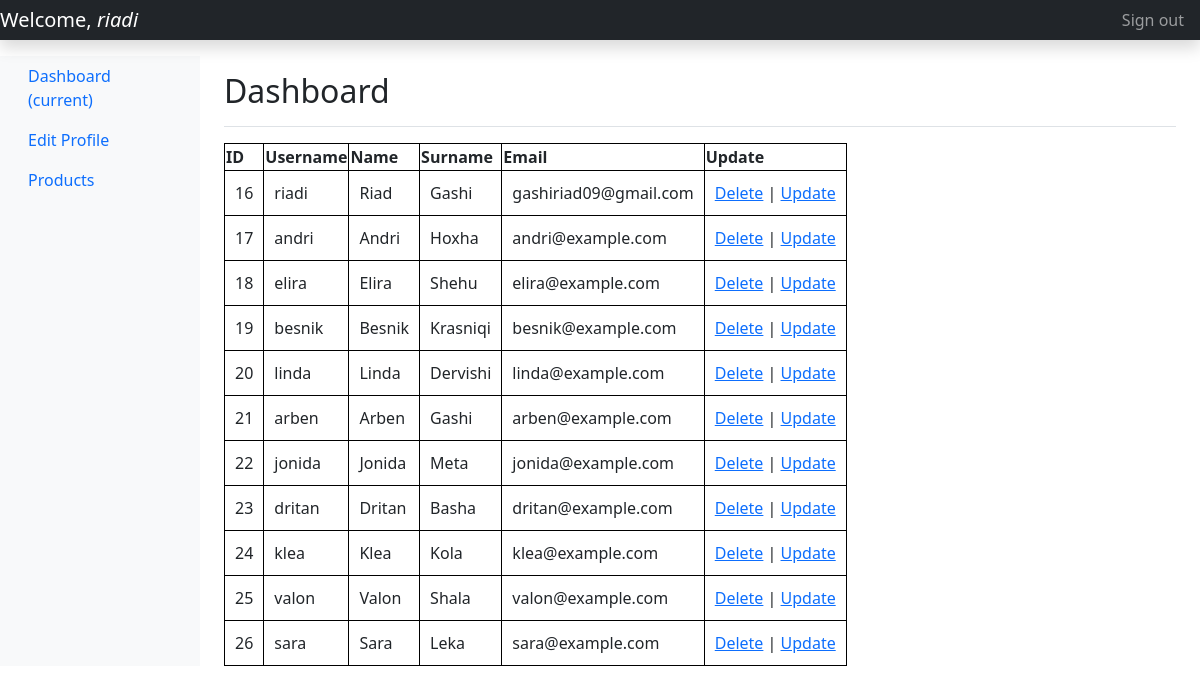
Page /dashboard.php (signed in) on the committed database.
### tables this page shows
CREATE TABLE `users` (
  `id` int(100) NOT NULL,
  `name` varchar(255) NOT NULL,
  `surname` varchar(255) NOT NULL,
  `username` varchar(255) NOT NULL,
  `email` varchar(255) NOT NULL,
  `password` varchar(255) NOT NULL
);

### dashboard.php (the view, shortened to what this page needs)
<?php
   include_once('include/config.php');
  $sql = "SELECT * FROM users";
  $selectUsers = $conn->prepare($sql);
  $selectUsers->execute();
  $users = $selectUsers->fetchAll();
?>
<?php include("include/header.php"); ?>
<nav class="navbar navbar-dark fixed-top bg-dark flex-md-nowrap p-0 shadow">
  <a class="navbar-brand col-sm-3 col-md-2 mr-0" href="#">Welcome, <i> <?php echo htmlspecialchars($_SESSION['username']); ?> </i></a>
  <ul class="navbar-nav px-3">
    <li class="nav-item text-nowrap">
      <a class="nav-link" href="logic/logout.php">Sign out</a>
    </li>
  </ul>
</nav>
<div class="container-fluid">
  <div class="row">
    <nav class="col-md-2 d-none d-md-block bg-light sidebar">
      <div class="sidebar-sticky">
        <ul class="nav flex-column">
          <li class="nav-item">
            <a class="nav-link active" href="dashboard.php">
              Dashboard <span class="sr-only">(current)</span>
            </a>
          </li>
          <li class="nav-item">
            <a class="nav-link" href="profile.php?id=<?= isset($_SESSION['user_id']) ? htmlspecialchars($_SESSION['user_id']) : '' ?>">
              Edit Profile
            </a>
          </li>
          <li class="nav-item">
            <a class="nav-link" href="profile.php?id=<?= isset($_SESSION['user_id']) ? htmlspecialchars($_SESSION['user_id']) : '' ?>">
              Products
            </a>
          </li>
        </ul>
      </div>
    </nav>
    <main role="main" class="col-md-9 ml-sm-auto col-lg-10 px-4">
      <div class="d-flex justify-content-between flex-wrap flex-md-nowrap align-items-center pt-3 pb-2 mb-3 border-bottom">
        <h1 class="h2">Dashboard</h1>
      </div>
      <div>
        <table>
          <thead>
            <tr>
              <th>ID</th>
              <th>Username</th>
              <th>Name</th>
              <th>Surname</th>
              <th>Email</th>
              <th>Update</th>
            </tr>
          </thead>
          <tbody>
            <?php foreach ($users as $user): ?>
            <tr>
              <td><?= htmlspecialchars($user['id']) ?></td>
              <td><?= htmlspecialchars($user['username']) ?></td>
              <td><?= htmlspecialchars($user['name']) ?></td>
              <td><?= htmlspecialchars($user['surname']) ?></td>
              <td><?= htmlspecialchars($user['email']) ?></td>
              <td>
                <a href='logic/delete.php?id=<?= $user['id'] ?>' onclick="return confirm('Are you sure?')">Delete</a> |
                <a href='profile.php?id=<?= $user['id'] ?>'>Update</a>
              </td>
            </tr>
            <?php endforeach; ?>
          </tbody>
        </table>
      </div>
    </main>
  </div>
</div>
<?php include("include/footer.php"); ?>

### include/header.php (shortened to what this page needs)
<!DOCTYPE html>
<html lang="en">
<head>
  <link href="https://cdn.jsdelivr.net/npm/bootstrap@5.3.6/dist/css/bootstrap.min.css" rel="stylesheet">
</head>
<body>

### include/footer.php (shortened to what this page needs)
</body>
</html>

### dashboard.php (style rules this page uses)
body { padding-top: 56px; }
table { border: 1px solid black; border-collapse: collapse; }
tr,td,th { border: 1px solid black; }
td { padding: 10px; }

### rows in the picture
users: id "16", username "riadi", name "Riad", surname "Gashi", email "gashiriad09@gmail.com"
users: id "17", username "andri", name "Andri", surname "Hoxha", email "andri@example.com"
users: id "18", username "elira", name "Elira", surname "Shehu", email "elira@example.com"
users: id "19", username "besnik", name "Besnik", surname "Krasniqi", email "besnik@example.com"
users: id "20", username "linda", name "Linda", surname "Dervishi", email "linda@example.com"
users: id "21", username "arben", name "Arben", surname "Gashi", email "arben@example.com"
users: id "22", username "jonida", name "Jonida", surname "Meta", email "jonida@example.com"
users: id "23", username "dritan", name "Dritan", surname "Basha", email "dritan@example.com"
users: id "24", username "klea", name "Klea", surname "Kola", email "klea@example.com"
users: id "25", username "valon", name "Valon", surname "Shala", email "valon@example.com"
users: id "26", username "sara", name "Sara", surname "Leka", email "sara@example.com"

### other values in the picture
$_SESSION['username'] "riadi"
